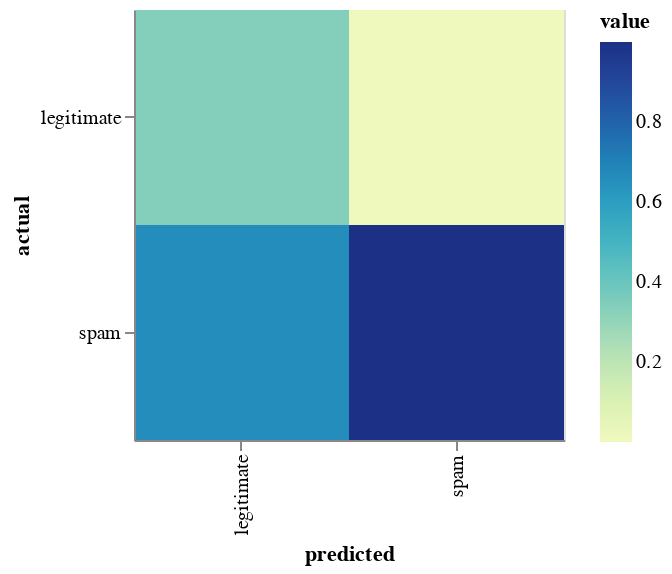

Notebook cell for this chart:
### Code cell
chart

### Figure 1 — Vega-Lite specification as saved in the notebook (floating-point values rounded to 4 significant figures)
{"config": {"view": {"continuousWidth": 400, "continuousHeight": 300}}, "data": {"name": "data-d1b3ae66a19c60b01bd59f24db64d744"}, "mark": "rect", "encoding": {"color": {"type": "quantitative", "field": "value"}, "tooltip": [{"type": "quantitative", "field": "raw_count"}], "x": {"type": "ordinal", "field": "predicted"}, "y": {"type": "ordinal", "field": "actual"}}, "height": 215, "width": 215, "$schema": "https://vega.github.io/schema/vega-lite/v4.8.1.json", "datasets": {"data-d1b3ae66a19c60b01bd59f24db64d744": [{"predicted": "legitimate", "actual": "legitimate", "raw_count": 676, "value": 0.338}, {"predicted": "legitimate", "actual": "spam", "raw_count": 1324, "value": 0.662}, {"predicted": "spam", "actual": "legitimate", "raw_count": 6, "value": 0.0003333}, {"predicted": "spam", "actual": "spam", "raw_count": 17994, "value": 0.9997}]}}
